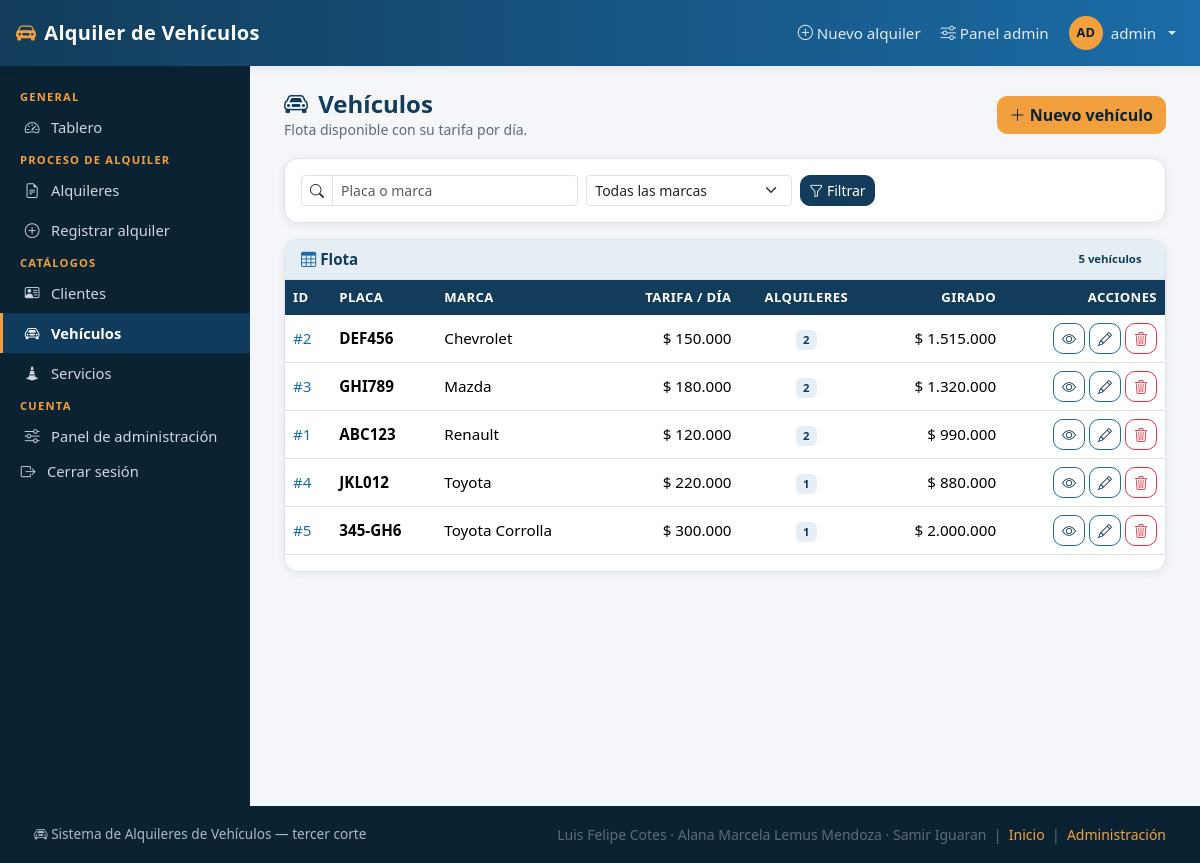
The app's page /vehiculos/ (signed in) with its own data.
### vehiculos/models.py (models this page shows, shortened)
class Vehiculo(models.Model):
    pk_veh_id = models.AutoField(primary_key=True)
    veh_placa = models.CharField("placa", max_length=10, unique=True)
    veh_marca = models.CharField("marca", max_length=50)
    veh_tarifa_dia = models.DecimalField("tarifa por día", max_digits=12, decimal_places=2)
    class Meta:
        verbose_name = "vehículo"
        verbose_name_plural = "vehículos"
        ordering = ["veh_marca", "veh_placa"]

### vehiculos/views.py (the view)
# urls.py: path("", views.VehiculoListView.as_view(), name="lista"),
class VehiculoListView(LoginRequiredMixin, CatalogoContextoMixin, ListView):
    model = Vehiculo
    template_name = "vehiculos/vehiculo_list.html"
    context_object_name = "vehiculos"
    paginate_by = 10
    titulo_pagina = "Vehículos"
    icono = "bi-car-front"
    def get_queryset(self):
        qs = Vehiculo.objects.annotate(
            num_alquileres=Count("alquileres"),
            total_girado=Sum("alquileres__alq_total"),
        ).order_by("veh_marca", "veh_placa")
        q = (self.request.GET.get("q") or "").strip()
        if q:
            qs = qs.filter(Q(veh_placa__icontains=q) | Q(veh_marca__icontains=q))
        marca = (self.request.GET.get("marca") or "").strip()
        if marca:
            qs = qs.filter(veh_marca=marca)
        return qs
    def get_context_data(self, **kwargs):
        ctx = super().get_context_data(**kwargs)
        ctx["marcas"] = Vehiculo.objects.values_list("veh_marca", flat=True).distinct()
        return ctx

### alquileres/templatetags/alquileres_extras.py (called while the page is built)
@register.filter(name="pesos")
def pesos(valor):
    if valor in (None, ""):
        return "—"
    try:
        numero = Decimal(str(valor))
    except (InvalidOperation, ValueError):
        return "—"
    decimales = 0 if numero == numero.to_integral_value() else 2
    texto = f"{numero:,.{decimales}f}"
    texto = texto.replace(",", "\x00").replace(".", ",").replace("\x00", ".")
    return f"$ {texto}"

@register.filter(name="iniciales")
def iniciales(usuario):
    nombre = getattr(usuario, "get_full_name", lambda: "")() or getattr(
        usuario, "username", ""
    )
    partes = [p for p in nombre.split() if p]
    if not partes:
        return "?"
    texto = "".join(p[0] for p in partes[:2]).upper()
    return texto if len(texto) > 1 else (partes[0][:2].upper() or "?")

### config/mixins.py (called while the page is built)
def querystring_sin_page(request):
    params = request.GET.copy()
    params.pop("page", None)
    texto = params.urlencode()
    return f"&{texto}" if texto else ""

    def get_context_data(self, **kwargs):
        ctx = super().get_context_data(**kwargs)
        ctx["titulo_pagina"] = self.titulo_pagina
        ctx["icono"] = self.icono
        ctx["consulta"] = self.request.GET.get("q", "")
        ctx["qs"] = querystring_sin_page(self.request)
        return ctx

### templates/vehiculos/vehiculo_list.html (shortened to what this page needs)
{% extends "base.html" %}
{% load alquileres_extras %}
{% block contenido %}
<div class="cabecera-pagina">
  <div>
    <h1><i class="bi bi-car-front me-1"></i> {{ titulo_pagina }}</h1>
    <p class="texto-suave mb-0">Flota disponible con su tarifa por día.</p>
  </div>
  {% if perms.vehiculos.add_vehiculo %}
  <a class="btn btn-acento" href="{% url 'vehiculos:registrar' %}"><i class="bi bi-plus-lg"></i> Nuevo vehículo</a>
  {% endif %}
</div>
<div class="card mb-3 sin-impresion">
  <div class="card-body py-3">
    <form method="get" class="row g-2 align-items-center">
      <div class="col-12 col-md-6 col-lg-4">
        <div class="input-group input-group-sm">
          <span class="input-group-text bg-white"><i class="bi bi-search"></i></span>
          <input type="search" name="q" class="form-control" value="{{ consulta }}"
                 placeholder="Placa o marca">
        </div>
      </div>
      <div class="col-6 col-md-3 col-lg-3">
        <select name="marca" class="form-select form-select-sm">
          <option value="">Todas las marcas</option>
        </select>
      </div>
      <div class="col-auto"><button class="btn btn-sm btn-primary" type="submit"><i class="bi bi-funnel"></i> Filtrar</button></div>
    </form>
  </div>
</div>
<div class="card">
  <div class="card-header d-flex justify-content-between align-items-center">
    <span><i class="bi bi-table"></i> Flota</span>
    <span class="badge badge-suave">{{ paginator.count }} vehículo{{ paginator.count|pluralize }}</span>
  </div>
  <div class="table-responsive">
    <table class="table tabla-sistema mb-0">
      <thead><tr><th>ID</th><th>Placa</th><th>Marca</th><th class="text-end">Tarifa / día</th>
        <th class="text-center">Alquileres</th><th class="text-end">Girado</th><th class="text-end">Acciones</th></tr></thead>
      <tbody>
        {% for v in vehiculos %}
        <tr>
          <td class="mono"><a href="{% url 'vehiculos:detalle' v.pk_veh_id %}">#{{ v.pk_veh_id }}</a></td>
          <td class="mono fw-semibold">{{ v.veh_placa }}</td>
          <td>{{ v.veh_marca }}</td>
          <td class="text-end mono">{{ v.veh_tarifa_dia|pesos }}</td>
          <td class="text-center"><span class="badge badge-suave">{{ v.num_alquileres }}</span></td>
          <td class="text-end mono">{{ v.total_girado|pesos }}</td>
          <td class="text-end text-nowrap">
            <a class="btn btn-sm btn-outline-primary" href="{% url 'vehiculos:detalle' v.pk_veh_id %}" title="Ver"><i class="bi bi-eye"></i></a>
            {% if perms.vehiculos.change_vehiculo %}
            <a class="btn btn-sm btn-outline-primary" href="{% url 'vehiculos:editar' v.pk_veh_id %}" title="Editar"><i class="bi bi-pencil"></i></a>
            {% endif %}
            {% if perms.vehiculos.delete_vehiculo %}
            <a class="btn btn-sm btn-outline-danger" href="{% url 'vehiculos:eliminar' v.pk_veh_id %}" title="Eliminar"><i class="bi bi-trash3"></i></a>
            {% endif %}
          </td>
        </tr>
        {% empty %}
        <tr><td colspan="7"><div class="zona-vacia"><i class="bi bi-inbox"></i> No hay vehículos con ese criterio.</div></td></tr>
        {% endfor %}
      </tbody>
    </table>
  </div>
  <div class="card-body pt-0">{% include "partials/_paginacion.html" %}</div>
</div>
{% endblock %}

### templates/base.html (shortened to what this page needs)
{% load static alquileres_extras %}<!doctype html>
<html lang="es">
<head>
  <link href="https://cdn.jsdelivr.net/npm/bootstrap@5.3.3/dist/css/bootstrap.min.css" rel="stylesheet">
  <link href="https://cdn.jsdelivr.net/npm/bootstrap-icons@1.11.3/font/bootstrap-icons.min.css" rel="stylesheet">
  <link rel="stylesheet" href="{% static 'css/estilo.css' %}">
</head>
<body class="d-flex flex-column min-vh-100">
{% block navbar %}
<nav class="navbar navbar-expand-lg app-navbar sticky-top">
  <div class="container-fluid px-3">
    <a class="navbar-brand d-flex align-items-center gap-2" href="{% url 'dashboard' %}">
      <i class="bi bi-car-front-fill"></i><span>Alquiler de Vehículos</span>
    </a>
    <ul class="navbar-nav ms-auto align-items-lg-center gap-lg-1">
      <li class="nav-item d-none d-md-block">
        <a class="nav-link" href="{% url 'alquileres:registrar' %}">
          <i class="bi bi-plus-circle"></i> Nuevo alquiler
        </a>
      </li>
      {% if user.is_staff %}
      <li class="nav-item d-none d-lg-block">
        <a class="nav-link" href="/admin/"><i class="bi bi-sliders"></i> Panel admin</a>
      </li>
      {% endif %}
      <li class="nav-item dropdown">
        <a class="nav-link dropdown-toggle d-flex align-items-center gap-2" href="#" role="button"
           data-bs-toggle="dropdown" aria-expanded="false">
          <span class="avatar">{{ user|iniciales }}</span>
          <span class="d-none d-sm-inline">{{ user.get_username }}</span>
        </a>
      </li>
    </ul>
  </div>
</nav>
{% endblock %}
<div class="layout flex-grow-1">
  {% block sidebar %}
  <aside class="app-sidebar d-none d-lg-block">
    {% include "partials/_menu_lateral.html" %}
  </aside>
  {% endblock %}
  <main class="app-main">
    {% block contenido %}{% endblock %}
  </main>
</div>
{% block footer %}
<footer class="app-footer">
  <div class="d-flex flex-wrap justify-content-between align-items-center gap-2">
    <span><i class="bi bi-car-front"></i> Sistema de Alquileres de Vehículos — tercer corte</span>
    <span class="texto-suave">
      Luis Felipe Cotes · Alana Marcela Lemus Mendoza · Samir Iguaran
      &nbsp;|&nbsp; <a href="{% url 'dashboard' %}">Inicio</a>
      &nbsp;|&nbsp; <a href="/admin/">Administración</a>
    </span>
  </div>
</footer>
{% endblock %}
</body>
</html>

### static/css/estilo.css (style rules this page uses)
:root { --azul-900: #0b2233; --azul-800: #123c5a; --azul-600: #1b6ca8; --azul-100: #e6eef5; --ambar: #f2a03d; --exito: #2e8b57; --alerta: #d9822b; --peligro: #c0392b; --fondo: #f4f6f9; --superficie: #ffffff; --texto: #1f2933; --texto-suave: #5b6b7b; --borde: #dce3ea; --radio: 14px; --sombra: 0 2px 10px rgba(11, 34, 51, .07); --sombra-alta: 0 10px 30px rgba(11, 34, 51, .14); --alto-navbar: 60px; --ancho-menu: 250px; }
body { background: var(--fondo); color: var(--texto); font-family: "Segoe UI", Roboto, "Helvetica Neue", Arial, sans-serif; font-size: .95rem; }
a { color: var(--azul-600); text-decoration: none; }
h1, h2, h3, h4, h5 { color: var(--azul-800); font-weight: 600; }
.texto-suave { color: var(--texto-suave); font-size: .875rem; }
.mono { font-variant-numeric: tabular-nums; }
.btn { border-radius: 10px; font-weight: 500; }
.btn-primary { background: var(--azul-800); border-color: var(--azul-800); }
.btn-outline-primary { color: var(--azul-800); border-color: var(--azul-600); }
.btn-acento { background: var(--ambar); border-color: var(--ambar); color: var(--azul-900); font-weight: 600; }
.app-navbar { background: linear-gradient(90deg, var(--azul-800), var(--azul-600)); min-height: var(--alto-navbar); box-shadow: var(--sombra); }
.app-navbar .navbar-brand { color: #fff; font-weight: 700; letter-spacing: .3px; }
.app-navbar .navbar-brand .bi { color: var(--ambar); }
.app-navbar .nav-link { color: rgba(255, 255, 255, .88); }
.avatar { width: 34px; height: 34px; border-radius: 50%; background: var(--ambar); color: var(--azul-900); display: inline-flex; align-items: center; justify-content: center; font-weight: 700; font-size: .8rem; }
.layout { display: flex; align-items: stretch; min-height: calc(100vh - var(--alto-navbar)); }
.app-sidebar { width: var(--ancho-menu); flex: 0 0 var(--ancho-menu); background: var(--azul-900); color: #cdd8e2; padding: 18px 0 30px; }
.app-main { flex: 1 1 auto; min-width: 0; padding: 24px clamp(14px, 3vw, 34px) 50px; }
.card { border: 1px solid var(--borde); border-radius: var(--radio); box-shadow: var(--sombra); }
.card-header { background: var(--azul-100); border-bottom: 1px solid var(--borde); font-weight: 600; color: var(--azul-800); border-radius: var(--radio) var(--radio) 0 0 !important; }
.card-header .bi { color: var(--azul-600); }
.tabla-sistema thead th { background: var(--azul-800); color: #fff; font-weight: 600; font-size: .82rem; text-transform: uppercase; letter-spacing: .4px; border: 0; white-space: nowrap; }
.tabla-sistema td, .tabla-sistema th { vertical-align: middle; }
.badge-suave { background: var(--azul-100); color: var(--azul-800); font-weight: 600; }
.app-footer { background: var(--azul-900); color: #a9b8c6; padding: 18px clamp(14px, 3vw, 34px); font-size: .85rem; margin-top: auto; }
.app-footer a { color: var(--ambar); }
.cabecera-pagina { display: flex; flex-wrap: wrap; gap: 12px; align-items: center; justify-content: space-between; margin-bottom: 18px; }
.cabecera-pagina h1 { font-size: 1.5rem; margin: 0; }

### records on screen
Vehiculo: pk_veh_id "2", veh_placa "DEF456", veh_marca "Chevrolet", veh_tarifa_dia|pesos "$ 150.000", num_alquileres "2", total_girado|pesos "$ 1.515.000"
Vehiculo: pk_veh_id "3", veh_placa "GHI789", veh_marca "Mazda", veh_tarifa_dia|pesos "$ 180.000", num_alquileres "2", total_girado|pesos "$ 1.320.000"
Vehiculo: pk_veh_id "1", veh_placa "ABC123", veh_marca "Renault", veh_tarifa_dia|pesos "$ 120.000", num_alquileres "2", total_girado|pesos "$ 990.000"
Vehiculo: pk_veh_id "4", veh_placa "JKL012", veh_marca "Toyota", veh_tarifa_dia|pesos "$ 220.000", num_alquileres "1", total_girado|pesos "$ 880.000"
Vehiculo: pk_veh_id "5", veh_placa "345-GH6", veh_marca "Toyota Corrolla", veh_tarifa_dia|pesos "$ 300.000", num_alquileres "1", total_girado|pesos "$ 2.000.000"

### other values on screen
{{ user|iniciales }} "AD"
{{ user.get_username }} "admin"
{{ titulo_pagina }} "Vehículos"
{{ paginator.count }} "5"
